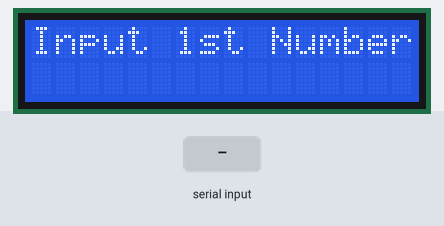
Bench run of a sketch on a simulated Arduino Uno, built with avr-gcc and run on an emulated ATmega328P. On the bench: 16×2 character LCD. The test bench sets the inputs (shaded band).

Above: at 1.3 s.
1.4 s: "90/45\n" received over Serial
At 3.3 s:
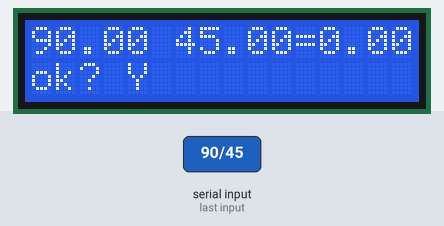
3.9 s: "+" received over Serial
At 5.7 s:
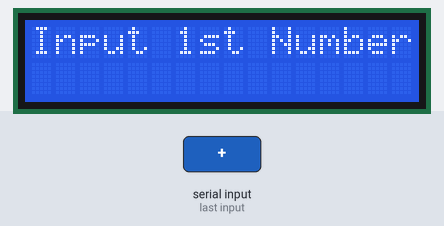
6.4 s: "-" received over Serial
At 8.6 s:
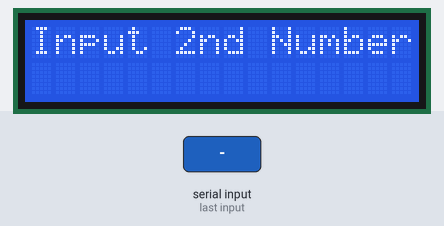
8.9 s: "30/150\n" received over Serial
At 10.8 s:
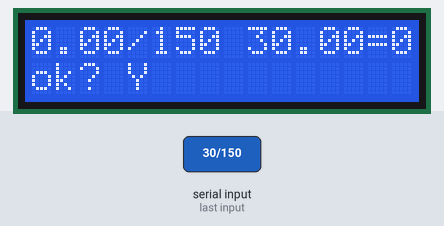
11.4 s: "*" received over Serial
At 13.6 s:
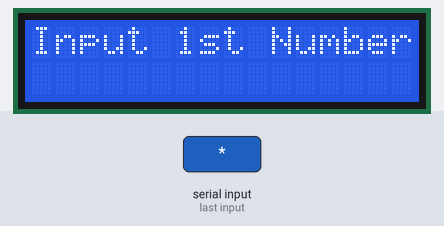
13.9 s: "/" received over Serial
At 15.7 s:
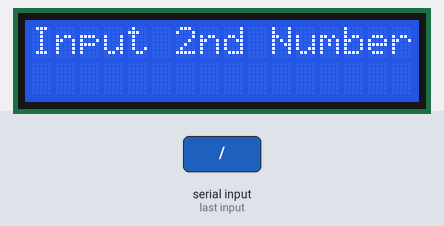
Timing chart, 0 to 17.2 s (numbered marks = the images above; inputs shaded):
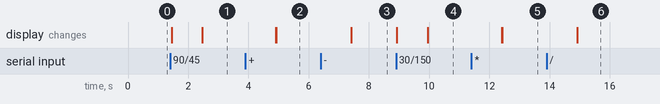

Measured:
- after the input at 1.4 s, the display: first changes at once (image 1 shows a later state)
- after the input at 3.9 s, the display: first changes after 1.0 s (image 2 shows a later state)
- after the input at 6.4 s, the display: changes after 1.0 s (image 3)
- after the input at 8.9 s, the display: first changes at once (image 4 shows a later state)
- after the input at 11.4 s, the display: first changes after 1.0 s (image 5 shows a later state)
- after the input at 13.9 s, the display: changes after 1.0 s (image 6)

The sketch:

Copy_of_Lcd_Display_with_I2C_Hello_World_Simple_Calculator.ino
```cpp
#include <Wire.h>
#include <LiquidCrystal_I2C.h>
LiquidCrystal_I2C lcd(0x27,16,2);
int t=3000;
// calculator variables
float firstNum;
float secNum;
float answer;
String op;


void setup()
{
lcd.begin(16,2);
lcd.init();
lcd.backlight();
Serial.begin(9600);
}

void loop(){
// 1st NUmber
lcd.setCursor(0,0);
lcd.print("Input 1st Number");
while(Serial.available()==0)
{

}
firstNum=Serial.parseFloat();
lcd.clear();

// 2nd NUmber
lcd.setCursor(0,0);
lcd.print("Input 2nd Number");
while(Serial.available()==0)
{

}
secNum=Serial.parseFloat();
lcd.clear();

// Operation
lcd.setCursor(0,0);
lcd.print("Input Operator");
lcd.setCursor(0,1);
lcd.print("+,-,*,/");
while(Serial.available()==0)
{

}
op=Serial.readString();
lcd.clear();
// Operation Statements
if(op=="+")
{
 answer=firstNum+secNum;
}
if(op=="-")
{
 answer=firstNum-secNum;
}

if(op=="*")
{
 answer=firstNum*secNum;
}

if(op=="/")
{
 answer=firstNum/secNum;
}
lcd.setCursor(0,0);
lcd.print(firstNum);
lcd.print(op);
lcd.print(secNum);
lcd.print("=");
lcd.print(answer);

lcd.setCursor(0,1);
lcd.print("ok? Y");
while(Serial.available()==0)
{

}
Serial.readString();
lcd.clear();
}
```
